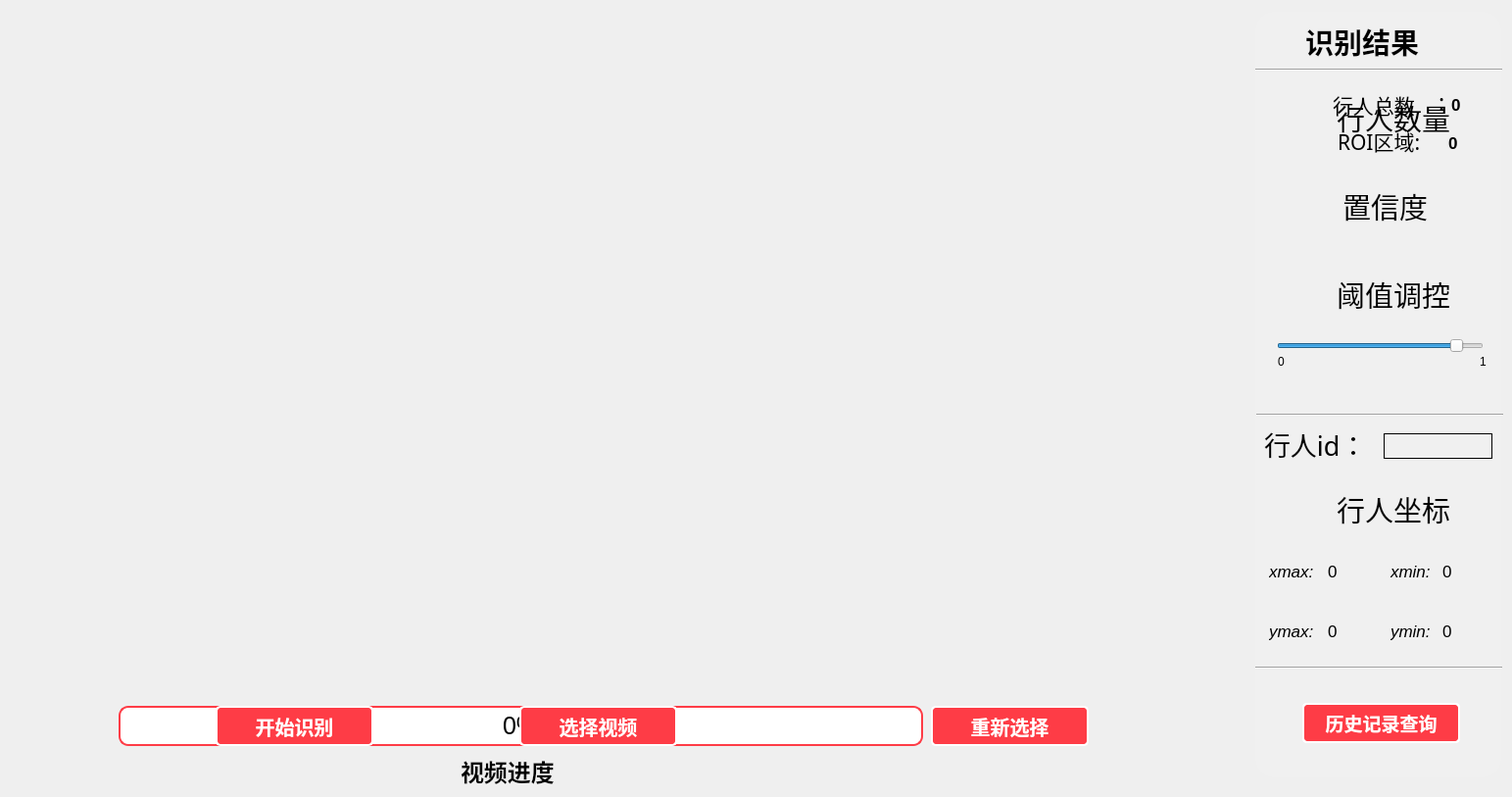
    <widget class="QWidget" name="vdo_module">
     <attribute name="title">
      <string>视频行人追踪</string>
     </attribute>
     <widget class="QLabel" name="confidence_coefficient_vdo">
      <property name="geometry">
       <rect>
        <x>1370</x>
        <y>192</y>
        <width>114</width>
        <height>37</height>
       </rect>
      </property>
      <property name="font">
       <font>
        <family>楷体</family>
        <pointsize>22</pointsize>
        <weight>50</weight>
        <bold>false</bold>
       </font>
      </property>
      <property name="text">
       <string>置信度</string>
      </property>
     </widget>
     <widget class="QPushButton" name="pushButton_9">
      <property name="geometry">
       <rect>
        <x>90</x>
        <y>60</y>
        <width>54</width>
        <height>50</height>
       </rect>
      </property>
      <property name="styleSheet">
       <string notr="true">QPushButton{
border: none;
}</string>
      </property>
      <property name="text">
       <string/>
      </property>
      <property name="icon">
       <iconset>
        <normaloff>../../images/rigthangle_tl.png</normaloff>../../images/rigthangle_tl.png</iconset>
      </property>
      <property name="iconSize">
       <size>
        <width>50</width>
        <height>50</height>
       </size>
      </property>
     </widget>
     <widget class="QPushButton" name="picture_11">
      <property name="geometry">
       <rect>
        <x>1290</x>
        <y>85</y>
        <width>69</width>
        <height>65</height>
       </rect>
      </property>
      <property name="cursor">
       <cursorShape>PointingHandCursor</cursorShape>
      </property>
      <property name="styleSheet">
       <string notr="true">QPushButton{
border: none;
}
QBUshButton::hover{
border: 1px solid white;
border-radius: 15px;
}</string>
      </property>
      <property name="text">
       <string/>
      </property>
      <property name="icon">
       <iconset>
        <normaloff>../../images/count.png</normaloff>../../images/count.png</iconset>
      </property>
      <property name="iconSize">
       <size>
        <width>55</width>
        <height>55</height>
       </size>
      </property>
     </widget>
     <widget class="QPushButton" name="picture_12">
      <property name="geometry">
       <rect>
        <x>1300</x>
        <y>272</y>
        <width>54</width>
        <height>50</height>
       </rect>
      </property>
      <property name="cursor">
       <cursorShape>PointingHandCursor</cursorShape>
      </property>
      <property name="styleSheet">
       <string notr="true">QPushButton{
border: none;
}
QBUshButton::hover{
border: 1px solid white;
border-radius: 15px;
}</string>
      </property>
      <property name="text">
       <string/>
      </property>
      <property name="icon">
       <iconset>
        <normaloff>../../images/threshold.png</normaloff>../../images/threshold.png</iconset>
      </property>
      <property name="iconSize">
       <size>
        <width>53</width>
        <height>53</height>
       </size>
      </property>
     </widget>
     <widget class="QLabel" name="label_4">
      <property name="geometry">
       <rect>
        <x>1281</x>
        <y>12</y>
        <width>251</width>
        <height>781</height>
       </rect>
      </property>
      <property name="styleSheet">
       <string notr="true">QLabel{
background-color: #f0f0f0;
border-radius: 20px;
}</string>
      </property>
      <property name="text">
       <string/>
      </property>
     </widget>
     <widget class="QPushButton" name="submit_vdo">
      <property name="geometry">
       <rect>
        <x>220</x>
        <y>720</y>
        <width>161</width>
        <height>41</height>
       </rect>
      </property>
      <property name="font">
       <font>
        <family>Roman time</family>
        <pointsize>15</pointsize>
        <weight>75</weight>
        <bold>true</bold>
       </font>
      </property>
      <property name="cursor">
       <cursorShape>PointingHandCursor</cursorShape>
      </property>
      <property name="styleSheet">
       <string notr="true">QPushButton{background-color:#FE3C46;
                    border:2px solid #FFF;
                    border-radius:5px;
                    color:white;
                  }
                  QPushButton:hover
                  {
                    border:2px solid #FE3C46;
                    color:white;
					font-size:26px;
                  }
                  QPushButton:hover:pressed
                  {
                    border:1px solid #fff;
                    border-radius:15px;
                    height:17px;
                    font-size:25px;
                    color:white;}
</string>
      </property>
      <property name="text">
       <string>开始识别</string>
      </property>
      <property name="iconSize">
       <size>
        <width>80</width>
        <height>80</height>
       </size>
      </property>
     </widget>
     <widget class="Line" name="line_13">
      <property name="geometry">
       <rect>
        <x>1281</x>
        <y>61</y>
        <width>252</width>
        <height>20</height>
       </rect>
      </property>
      <property name="orientation">
       <enum>Qt::Horizontal</enum>
      </property>
     </widget>
     <widget class="QPushButton" name="pushButton_11">
      <property name="geometry">
       <rect>
        <x>1098</x>
        <y>642</y>
        <width>54</width>
        <height>50</height>
       </rect>
      </property>
      <property name="styleSheet">
       <string notr="true">QPushButton{
border: none;
}</string>
      </property>
      <property name="text">
       <string/>
      </property>
      <property name="icon">
       <iconset>
        <normaloff>../../images/rightangle_br.png</normaloff>../../images/rightangle_br.png</iconset>
      </property>
      <property name="iconSize">
       <size>
        <width>50</width>
        <height>50</height>
       </size>
      </property>
     </widget>
     <widget class="QPushButton" name="picture_13">
      <property name="geometry">
       <rect>
        <x>1298</x>
        <y>184</y>
        <width>54</width>
        <height>50</height>
       </rect>
      </property>
      <property name="cursor">
       <cursorShape>PointingHandCursor</cursorShape>
      </property>
      <property name="styleSheet">
       <string notr="true">QPushButton{
border: none;
}
QBUshButton::hover{
border: 1px solid white;
border-radius: 15px;
}</string>
      </property>
      <property name="text">
       <string/>
      </property>
      <property name="icon">
       <iconset>
        <normaloff>../../images/confidence_coefficient.png</normaloff>../../images/confidence_coefficient.png</iconset>
      </property>
      <property name="iconSize">
       <size>
        <width>50</width>
        <height>50</height>
       </size>
      </property>
     </widget>
     <widget class="QLabel" name="threshold_vdo">
      <property name="geometry">
       <rect>
        <x>1364</x>
        <y>282</y>
        <width>152</width>
        <height>37</height>
       </rect>
      </property>
      <property name="font">
       <font>
        <family>楷体</family>
        <pointsize>22</pointsize>
        <weight>50</weight>
        <bold>false</bold>
       </font>
      </property>
      <property name="text">
       <string>阈值调控</string>
      </property>
     </widget>
     <widget class="QPushButton" name="pushButton_15">
      <property name="geometry">
       <rect>
        <x>1098</x>
        <y>60</y>
        <width>54</width>
        <height>50</height>
       </rect>
      </property>
      <property name="styleSheet">
       <string notr="true">QPushButton{
border: none;
}</string>
      </property>
      <property name="text">
       <string/>
      </property>
      <property name="icon">
       <iconset>
        <normaloff>../../images/rightangle_tr.png</normaloff>../../images/rightangle_tr.png</iconset>
      </property>
      <property name="iconSize">
       <size>
        <width>50</width>
        <height>50</height>
       </size>
      </property>
     </widget>
     <widget class="QPushButton" name="pushButton_16">
      <property name="geometry">
       <rect>
        <x>90</x>
        <y>642</y>
        <width>54</width>
        <height>50</height>
       </rect>
      </property>
      <property name="styleSheet">
       <string notr="true">QPushButton{
border: none;
}</string>
      </property>
      <property name="text">
       <string/>
      </property>
      <property name="icon">
       <iconset>
        <normaloff>../../images/rightangle_bl.png</normaloff>../../images/rightangle_bl.png</iconset>
      </property>
      <property name="iconSize">
       <size>
        <width>50</width>
        <height>50</height>
       </size>
      </property>
     </widget>
     <widget class="QPushButton" name="vdo">
      <property name="geometry">
       <rect>
        <x>461</x>
        <y>226</y>
        <width>304</width>
        <height>300</height>
       </rect>
      </property>
      <property name="cursor">
       <cursorShape>ArrowCursor</cursorShape>
      </property>
      <property name="styleSheet">
       <string notr="true">QPushButton{
border: none;
}
QBUshButton::hover{
border: 1px solid white;
border-radius: 15px;
}</string>
      </property>
      <property name="text">
       <string/>
      </property>
      <property name="icon">
       <iconset>
        <normaloff>../../images/video.png</normaloff>../../images/video.png</iconset>
      </property>
      <property name="iconSize">
       <size>
        <width>300</width>
        <height>300</height>
       </size>
      </property>
     </widget>
     <widget class="QLabel" name="represent_vdo">
      <property name="geometry">
       <rect>
        <x>141</x>
        <y>106</y>
        <width>960</width>
        <height>540</height>
       </rect>
      </property>
      <property name="styleSheet">
       <string notr="true">QLabel{
background-color: 
}</string>
      </property>
      <property name="text">
       <string/>
      </property>
     </widget>
     <widget class="QPushButton" name="reselect_vdo">
      <property name="geometry">
       <rect>
        <x>950</x>
        <y>720</y>
        <width>161</width>
        <height>41</height>
       </rect>
      </property>
      <property name="font">
       <font>
        <family>Roman time</family>
        <pointsize>15</pointsize>
        <weight>75</weight>
        <bold>true</bold>
       </font>
      </property>
      <property name="cursor">
       <cursorShape>PointingHandCursor</cursorShape>
      </property>
      <property name="styleSheet">
       <string notr="true">QPushButton{background-color:#FE3C46;
                    border:2px solid #FFF;
                    border-radius:5px;
                    color:white;
                  }
                  QPushButton:hover
                  {
                    border:2px solid #FE3C46;
                    color:white;
					font-size:26px;
                  }
                  QPushButton:hover:pressed
                  {
                    border:1px solid #fff;
                    border-radius:15px;
                    height:17px;
                    font-size:25px;
                    color:white;}
</string>
      </property>
      <property name="text">
       <string>重新选择</string>
      </property>
      <property name="iconSize">
       <size>
        <width>80</width>
        <height>80</height>
       </size>
      </property>
     </widget>
     <widget class="QPushButton" name="video">
      <property name="geometry">
       <rect>
        <x>530</x>
        <y>720</y>
        <width>161</width>
        <height>41</height>
       </rect>
      </property>
      <property name="font">
       <font>
        <family>Roman time</family>
        <pointsize>15</pointsize>
        <weight>75</weight>
        <bold>true</bold>
       </font>
      </property>
      <property name="cursor">
       <cursorShape>PointingHandCursor</cursorShape>
      </property>
      <property name="styleSheet">
       <string notr="true">QPushButton{background-color:#FE3C46;
                    border:2px solid #FFF;
                    border-radius:5px;
                    color:white;
                  }
                  QPushButton:hover
                  {
                    border:2px solid #FE3C46;
                    color:white;
					font-size:26px;
                  }
                  QPushButton:hover:pressed
                  {
                    border:1px solid #fff;
                    border-radius:15px;
                    height:17px;
                    font-size:25px;
                    color:white;}
</string>
      </property>
      <property name="text">
       <string>选择视频</string>
      </property>
      <property name="iconSize">
       <size>
        <width>80</width>
        <height>80</height>
       </size>
      </property>
     </widget>
     <widget class="QSlider" name="Slider_2">
      <property name="geometry">
       <rect>
        <x>1303</x>
        <y>342</y>
        <width>211</width>
        <height>22</height>
       </rect>
      </property>
      <property name="cursor">
       <cursorShape>ClosedHandCursor</cursorShape>
      </property>
      <property name="minimum">
       <number>1</number>
      </property>
      <property name="maximum">
       <number>100</number>
      </property>
      <property name="singleStep">
       <number>1</number>
      </property>
      <property name="pageStep">
       <number>1</number>
      </property>
      <property name="value">
       <number>90</number>
      </property>
      <property name="sliderPosition">
       <number>90</number>
      </property>
      <property name="orientation">
       <enum>Qt::Horizontal</enum>
      </property>
     </widget>
     <widget class="QLabel" name="label_3">
      <property name="geometry">
       <rect>
        <x>1304</x>
        <y>361</y>
        <width>8</width>
        <height>15</height>
       </rect>
      </property>
      <property name="text">
       <string>0</string>
      </property>
     </widget>
     <widget class="QLabel" name="label_7">
      <property name="geometry">
       <rect>
        <x>1510</x>
        <y>361</y>
        <width>8</width>
        <height>15</height>
       </rect>
      </property>
      <property name="text">
       <string>1</string>
      </property>
     </widget>
     <widget class="QLabel" name="label_5">
      <property name="geometry">
       <rect>
        <x>1332</x>
        <y>24</y>
        <width>152</width>
        <height>37</height>
       </rect>
      </property>
      <property name="font">
       <font>
        <family>楷体</family>
        <pointsize>22</pointsize>
        <weight>75</weight>
        <bold>true</bold>
       </font>
      </property>
      <property name="text">
       <string>识别结果</string>
      </property>
     </widget>
     <widget class="QPushButton" name="picture_17">
      <property name="geometry">
       <rect>
        <x>1300</x>
        <y>491</y>
        <width>54</width>
        <height>50</height>
       </rect>
      </property>
      <property name="cursor">
       <cursorShape>PointingHandCursor</cursorShape>
      </property>
      <property name="styleSheet">
       <string notr="true">QPushButton{
border: none;
}
QBUshButton::hover{
border: 1px solid white;
border-radius: 15px;
}</string>
      </property>
      <property name="text">
       <string/>
      </property>
      <property name="icon">
       <iconset>
        <normaloff>../../images/pisition.png</normaloff>../../images/pisition.png</iconset>
      </property>
      <property name="iconSize">
       <size>
        <width>50</width>
        <height>50</height>
       </size>
      </property>
     </widget>
     <widget class="QLabel" name="threshold_vdo_2">
      <property name="geometry">
       <rect>
        <x>1364</x>
        <y>501</y>
        <width>152</width>
        <height>37</height>
       </rect>
      </property>
      <property name="font">
       <font>
        <family>楷体</family>
        <pointsize>22</pointsize>
        <weight>50</weight>
        <bold>false</bold>
       </font>
      </property>
      <property name="text">
       <string>行人坐标</string>
      </property>
     </widget>
     <widget class="Line" name="line_17">
      <property name="geometry">
       <rect>
        <x>1282</x>
        <y>413</y>
        <width>252</width>
        <height>20</height>
       </rect>
      </property>
      <property name="orientation">
       <enum>Qt::Horizontal</enum>
      </property>
     </widget>
     <widget class="QComboBox" name="idBox">
      <property name="geometry">
       <rect>
        <x>1412</x>
        <y>442</y>
        <width>111</width>
        <height>26</height>
       </rect>
      </property>
      <property name="font">
       <font>
        <family>楷体</family>
        <pointsize>12</pointsize>
        <weight>50</weight>
        <bold>false</bold>
       </font>
      </property>
      <property name="cursor">
       <cursorShape>PointingHandCursor</cursorShape>
      </property>
      <property name="styleSheet">
       <string notr="true">QComboBox{
	background-color: #f0f0f0;
	border: 1px solid #000;
}
QComboBox::down-arrow{
	border-image: url(E:/python/Competition/PYQT/images/drop.png)
}
QComboBox::drop-down{
	border: none;
}</string>
      </property>
      <item>
       <property name="text">
        <string/>
       </property>
      </item>
     </widget>
     <widget class="QLabel" name="threshold_vdo_3">
      <property name="geometry">
       <rect>
        <x>1295</x>
        <y>570</y>
        <width>59</width>
        <height>26</height>
       </rect>
      </property>
      <property name="font">
       <font>
        <family>Arial</family>
        <pointsize>13</pointsize>
        <weight>50</weight>
        <italic>true</italic>
        <bold>false</bold>
       </font>
      </property>
      <property name="text">
       <string>xmax:</string>
      </property>
     </widget>
     <widget class="QLabel" name="threshold_vdo_4">
      <property name="geometry">
       <rect>
        <x>1419</x>
        <y>631</y>
        <width>53</width>
        <height>26</height>
       </rect>
      </property>
      <property name="font">
       <font>
        <family>Arial</family>
        <pointsize>13</pointsize>
        <weight>50</weight>
        <italic>true</italic>
        <bold>false</bold>
       </font>
      </property>
      <property name="text">
       <string>ymin:</string>
      </property>
     </widget>
     <widget class="QLabel" name="threshold_vdo_5">
      <property name="geometry">
       <rect>
        <x>1295</x>
        <y>631</y>
        <width>59</width>
        <height>26</height>
       </rect>
      </property>
      <property name="font">
       <font>
        <family>Arial</family>
        <pointsize>13</pointsize>
        <weight>50</weight>
        <italic>true</italic>
        <bold>false</bold>
       </font>
      </property>
      <property name="text">
       <string>ymax:</string>
      </property>
     </widget>
     <widget class="QLabel" name="threshold_vdo_6">
      <property name="geometry">
       <rect>
        <x>1419</x>
        <y>570</y>
        <width>53</width>
        <height>26</height>
       </rect>
      </property>
      <property name="font">
       <font>
        <family>Arial</family>
        <pointsize>13</pointsize>
        <weight>50</weight>
        <italic>true</italic>
        <bold>false</bold>
       </font>
      </property>
      <property name="text">
       <string>xmin:</string>
      </property>
     </widget>
     <widget class="QLabel" name="id">
      <property name="geometry">
       <rect>
        <x>1290</x>
        <y>436</y>
        <width>136</width>
        <height>33</height>
       </rect>
      </property>
      <property name="font">
       <font>
        <family>楷体</family>
        <pointsize>20</pointsize>
        <weight>50</weight>
        <bold>false</bold>
       </font>
      </property>
      <property name="text">
       <string>行人id：</string>
      </property>
     </widget>
     <widget class="QLabel" name="xmax">
      <property name="geometry">
       <rect>
        <x>1355</x>
        <y>570</y>
        <width>51</width>
        <height>25</height>
       </rect>
      </property>
      <property name="font">
       <font>
        <family>Arial</family>
        <pointsize>13</pointsize>
        <weight>50</weight>
        <bold>false</bold>
       </font>
      </property>
      <property name="text">
       <string>0</string>
      </property>
     </widget>
     <widget class="QLabel" name="xmin">
      <property name="geometry">
       <rect>
        <x>1472</x>
        <y>570</y>
        <width>51</width>
        <height>25</height>
       </rect>
      </property>
      <property name="font">
       <font>
        <family>Arial</family>
        <pointsize>13</pointsize>
        <weight>50</weight>
        <bold>false</bold>
       </font>
      </property>
      <property name="text">
       <string>0</string>
      </property>
     </widget>
     <widget class="QLabel" name="ymin">
      <property name="geometry">
       <rect>
        <x>1472</x>
        <y>631</y>
        <width>51</width>
        <height>25</height>
       </rect>
      </property>
      <property name="font">
       <font>
        <family>Arial</family>
        <pointsize>13</pointsize>
        <weight>50</weight>
        <bold>false</bold>
       </font>
      </property>
      <property name="text">
       <string>0</string>
      </property>
     </widget>
     <widget class="QLabel" name="ymax">
      <property name="geometry">
       <rect>
        <x>1355</x>
        <y>631</y>
        <width>51</width>
        <height>25</height>
       </rect>
      </property>
      <property name="font">
       <font>
        <family>Arial</family>
        <pointsize>13</pointsize>
        <weight>50</weight>
        <bold>false</bold>
       </font>
      </property>
      <property name="text">
       <string>0</string>
      </property>
     </widget>
     <widget class="Line" name="line_18">
      <property name="geometry">
       <rect>
        <x>1281</x>
        <y>671</y>
        <width>252</width>
        <height>20</height>
       </rect>
      </property>
      <property name="orientation">
       <enum>Qt::Horizontal</enum>
      </property>
     </widget>
     <widget class="QPushButton" name="person_counting">
      <property name="geometry">
       <rect>
        <x>1329</x>
        <y>717</y>
        <width>161</width>
        <height>41</height>
       </rect>
      </property>
      <property name="font">
       <font>
        <family>Roman time</family>
        <pointsize>14</pointsize>
        <weight>75</weight>
        <bold>true</bold>
       </font>
      </property>
      <property name="cursor">
       <cursorShape>PointingHandCursor</cursorShape>
      </property>
      <property name="styleSheet">
       <string notr="true">QPushButton{background-color:#FE3C46;
                    border:2px solid #FFF;
                    border-radius:5px;
                    color:white;
                  }
                  QPushButton:hover
                  {
                    border:2px solid #FE3C46;
                    color:white;
					font-size:24px;
                  }
                  QPushButton:hover:pressed
                  {
                    border:1px solid #fff;
                    height:17px;
                    font-size:23px;
                    color:white;}
</string>
      </property>
      <property name="text">
       <string>行人流量曲线</string>
      </property>
      <property name="iconSize">
       <size>
        <width>80</width>
        <height>80</height>
       </size>
      </property>
     </widget>
     <widget class="QPushButton" name="ROI_btn">
      <property name="geometry">
       <rect>
        <x>1329</x>
        <y>717</y>
        <width>161</width>
        <height>41</height>
       </rect>
      </property>
      <property name="font">
       <font>
        <family>Roman time</family>
        <pointsize>14</pointsize>
        <weight>75</weight>
        <bold>true</bold>
       </font>
      </property>
      <property name="cursor">
       <cursorShape>PointingHandCursor</cursorShape>
      </property>
      <property name="styleSheet">
       <string notr="true">QPushButton{background-color:#FE3C46;
                    border:2px solid #FFF;
                    border-radius:5px;
                    color:white;
                  }
                  QPushButton:hover
                  {
                    border:2px solid #FE3C46;
                    color:white;
					font-size:24px;
                  }
                  QPushButton:hover:pressed
                  {
                    border:1px solid #fff;
                    height:17px;
                    font-size:23px;
                    color:white;}
</string>
      </property>
      <property name="text">
       <string>ROI区域计数</string>
      </property>
      <property name="iconSize">
       <size>
        <width>80</width>
        <height>80</height>
       </size>
      </property>
     </widget>
     <widget class="QLabel" name="viewcount_vdo_total">
      <property name="geometry">
       <rect>
        <x>1360</x>
        <y>93</y>
        <width>112</width>
        <height>27</height>
       </rect>
      </property>
      <property name="font">
       <font>
        <family>楷体</family>
        <pointsize>16</pointsize>
        <weight>50</weight>
        <bold>false</bold>
       </font>
      </property>
      <property name="text">
       <string>行人总数</string>
      </property>
     </widget>
     <widget class="QLabel" name="viewcount_vdo_ROI">
      <property name="geometry">
       <rect>
        <x>1365</x>
        <y>130</y>
        <width>112</width>
        <height>27</height>
       </rect>
      </property>
      <property name="font">
       <font>
        <family>楷体</family>
        <pointsize>16</pointsize>
        <weight>50</weight>
        <bold>false</bold>
       </font>
      </property>
      <property name="text">
       <string>ROI区域:</string>
      </property>
     </widget>
     <widget class="QLabel" name="count_vdo">
      <property name="geometry">
       <rect>
        <x>1364</x>
        <y>102</y>
        <width>152</width>
        <height>37</height>
       </rect>
      </property>
      <property name="font">
       <font>
        <family>楷体</family>
        <pointsize>22</pointsize>
        <weight>50</weight>
        <bold>false</bold>
       </font>
      </property>
      <property name="text">
       <string>行人数量</string>
      </property>
     </widget>
     <widget class="QLabel" name="count_vdo_total">
      <property name="geometry">
       <rect>
        <x>1481</x>
        <y>94</y>
        <width>48</width>
        <height>26</height>
       </rect>
      </property>
      <property name="font">
       <font>
        <family>Arial</family>
        <pointsize>13</pointsize>
        <weight>75</weight>
        <bold>true</bold>
       </font>
      </property>
      <property name="text">
       <string>0</string>
      </property>
     </widget>
     <widget class="QLabel" name="count_vdo_ROI">
      <property name="geometry">
       <rect>
        <x>1478</x>
        <y>133</y>
        <width>48</width>
        <height>26</height>
       </rect>
      </property>
      <property name="font">
       <font>
        <family>Arial</family>
        <pointsize>13</pointsize>
        <weight>75</weight>
        <bold>true</bold>
       </font>
      </property>
      <property name="text">
       <string>0</string>
      </property>
     </widget>
     <widget class="QLabel" name="label_12">
      <property name="geometry">
       <rect>
        <x>1468</x>
        <y>90</y>
        <width>14</width>
        <height>28</height>
       </rect>
      </property>
      <property name="font">
       <font>
        <family>楷体</family>
        <pointsize>17</pointsize>
       </font>
      </property>
      <property name="text">
       <string>:</string>
      </property>
     </widget>
     <widget class="QProgressBar" name="progressBar">
      <property name="geometry">
       <rect>
        <x>121</x>
        <y>720</y>
        <width>821</width>
        <height>41</height>
       </rect>
      </property>
      <property name="styleSheet">
       <string notr="true">QProgressBar::chunk{
    border: 2px solid #FE3C46/*边框以及边框颜色*/;
    border-radius: 5px;
    background-color: #FE3C46;
	margin:  0 0.5px;
	width: 10px;
}
QProgressBar{
	border: 2px solid #FE3C46;
	border-radius: 10px;
	text-align: center;
	font-size: 25px;
}
</string>
      </property>
      <property name="value">
       <number>0</number>
      </property>
     </widget>
     <widget class="QLabel" name="label_16">
      <property name="geometry">
       <rect>
        <x>470</x>
        <y>770</y>
        <width>124</width>
        <height>34</height>
       </rect>
      </property>
      <property name="font">
       <font>
        <family>Roman</family>
        <pointsize>18</pointsize>
        <weight>75</weight>
        <bold>true</bold>
       </font>
      </property>
      <property name="text">
       <string>视频进度</string>
      </property>
     </widget>
     <widget class="QPushButton" name="history">
      <property name="geometry">
       <rect>
        <x>1329</x>
        <y>717</y>
        <width>161</width>
        <height>41</height>
       </rect>
      </property>
      <property name="font">
       <font>
        <family>Roman time</family>
        <pointsize>14</pointsize>
        <weight>75</weight>
        <bold>true</bold>
       </font>
      </property>
      <property name="cursor">
       <cursorShape>PointingHandCursor</cursorShape>
      </property>
      <property name="styleSheet">
       <string notr="true">QPushButton{background-color:#FE3C46;
                    border:2px solid #FFF;
                    border-radius:5px;
                    color:white;
                  }
                  QPushButton:hover
                  {
                    border:2px solid #FE3C46;
                    color:white;
					font-size:24px;
                  }
                  QPushButton:hover:pressed
                  {
                    border:1px solid #fff;
                    height:17px;
                    font-size:23px;
                    color:white;}
</string>
      </property>
      <property name="text">
       <string>历史记录查询</string>
      </property>
      <property name="iconSize">
       <size>
        <width>80</width>
        <height>80</height>
       </size>
      </property>
     </widget>
     <zorder>progressBar</zorder>
     <zorder>vdo</zorder>
     <zorder>represent_vdo</zorder>
     <zorder>label_4</zorder>
     <zorder>confidence_coefficient_vdo</zorder>
     <zorder>pushButton_9</zorder>
     <zorder>picture_11</zorder>
     <zorder>picture_12</zorder>
     <zorder>submit_vdo</zorder>
     <zorder>line_13</zorder>
     <zorder>pushButton_11</zorder>
     <zorder>picture_13</zorder>
     <zorder>threshold_vdo</zorder>
     <zorder>pushButton_15</zorder>
     <zorder>pushButton_16</zorder>
     <zorder>reselect_vdo</zorder>
     <zorder>video</zorder>
     <zorder>Slider_2</zorder>
     <zorder>label_3</zorder>
     <zorder>label_7</zorder>
     <zorder>label_5</zorder>
     <zorder>picture_17</zorder>
     <zorder>threshold_vdo_2</zorder>
     <zorder>line_17</zorder>
     <zorder>idBox</zorder>
     <zorder>threshold_vdo_3</zorder>
     <zorder>threshold_vdo_4</zorder>
     <zorder>threshold_vdo_5</zorder>
     <zorder>threshold_vdo_6</zorder>
     <zorder>id</zorder>
     <zorder>xmax</zorder>
     <zorder>xmin</zorder>
     <zorder>ymin</zorder>
     <zorder>ymax</zorder>
     <zorder>line_18</zorder>
     <zorder>person_counting</zorder>
     <zorder>ROI_btn</zorder>
     <zorder>viewcount_vdo_total</zorder>
     <zorder>viewcount_vdo_ROI</zorder>
     <zorder>count_vdo_total</zorder>
     <zorder>count_vdo_ROI</zorder>
     <zorder>label_12</zorder>
     <zorder>count_vdo</zorder>
     <zorder>label_16</zorder>
     <zorder>history</zorder>
    </widget>
